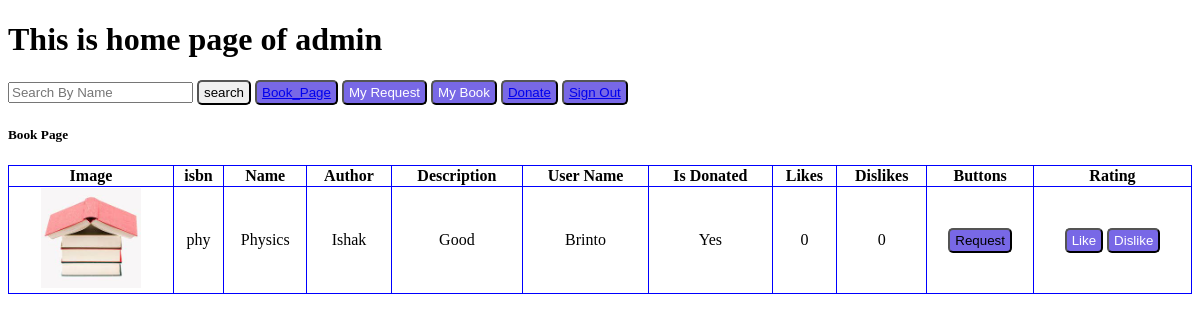
Page /book/ (signed in) on the committed database.
### E_book_library_management_system/models.py (models this page shows)
class book(models.Model):
    isbn = models.CharField(max_length=20, primary_key=True)
    name = models.CharField(max_length=20)
    author = models.CharField(max_length=20)
    likes = models.IntegerField(default=0)
    dislikes = models.IntegerField(default=0)
    image = models.ImageField(null = True, blank = True, upload_to = "uploads/")
    description = models.TextField(max_length=200)
    user_name = models.CharField(max_length=20)
    isdonated = models.CharField(default="No", max_length=3)
    cost=models.IntegerField(default=0)
    time = models.TimeField(auto_now_add=True)

### E_book_library_management_system/views.py (the view)
# urls.py: path('book/',views.book_page, name='book'),
def book_page(request):
    b = book.objects.all()
    return render(request, 'E_book_library_management_system/book.html', {'book': b})

### E_book_library_management_system/templates/E_book_library_management_system/book.html (shortened to what this page needs)
{% extends 'E_book_library_management_system/base2.html' %}
{% block page %}
    <h5>Book Page</h5>
    <table id="ptable">
        <thead>
            <tr>
                <th>Image</th>
                <th>isbn</th>
                <th>Name</th>
                <th>Author</th>
                <th>Description</th>
                <th>User Name</th>
                <th>Is Donated</th>
                <th>Likes</th>
                <th>Dislikes</th>
                <th>Buttons</th>
                <th>Rating</th>
            </tr>
        </thead>
    <tbody>
        {% if book %}
            {% for b in book %}
                <tr>
                    <td> <img src="{{b.image.url}}" width="100" height="100"></td>
                    <td>{{b.isbn}}</td>
                    <td>{{b.name}}</td>
                    <td>{{b.author}}</td>
                    <td>{{b.description}}</td>
                    <td>{{b.user_name}}</td>
                    <td>{{b.isdonated}}</td>
                    <td>{{b.likes}}</td>
                    <td>{{b.dislikes}}</td>
                    <td>
                        <form action = "{% url 'donate' %}" method="GET">
                            <input class="btn" type="submit" name="add" value="Request">
                        </form>
                    </td>
                    <td>
                        <button class="btn"> <a class="rating" href="" ${{b.isbn}}>Like</a> </button>
                        <button class="btn"> <a class="rating" href="" ${{b.isbn}}>Dislike</a> </button>
                    </td>
                </tr>
                {% endfor %}
                {% else %}
                <h1>No data!</h1>
                {% endif %}
    </tbody>
{% endblock %}

### E_book_library_management_system/templates/E_book_library_management_system/base2.html (shortened to what this page needs)
<!DOCTYPE html>
<html lang="en">
<head>
</head>
<body>
    <div class="container">
        <h1>This is home page of {{request.user.username}} </h1>
    </div>
    <form action="{% url 'search' %}" method="POST">
        <input type="text" name="search" placeholder="Search By Name" required>
        <button style="border-radius: 5px; padding: 3px 5px;" type="submit">search</button>
    <button class="btn"> <a  href="{% url 'book' %}"> Book_Page </a> </button>
    <button class="btn"> <a class = "rating" href="">My Request</a> </button>
    <button class="btn"> <a class = "rating" href="">My Book</a> </button>
    <button class="btn"> <a  href="{% url 'donate' %}"> Donate </a> </button>
    <button class="btn"> <a  href="{% url 'signout' %}">Sign Out</a></button>
            {% block page %}
            {% endblock %}
</body>
</html>

### E_book_library_management_system/templates/E_book_library_management_system/base2.html (style rules this page uses)
.btn { background: #7868e6; padding: 3px 5px; border-radius: 5px; }
.rating { text-decoration: none; color: white; }
#ptable { width: 100%; border: 1px solid blue; border-collapse: collapse; }
#ptable th, #ptable td { border: 1px solid blue; border-collapse: collapse; text-align: center; }

### rows in the picture
book: image (picture), isbn "phy", name "Physics", author "Ishak", description "Good", user_name "Brinto", isdonated "Yes", likes "0", dislikes "0"

### other values in the picture
{{ request.user.username }} "admin"
